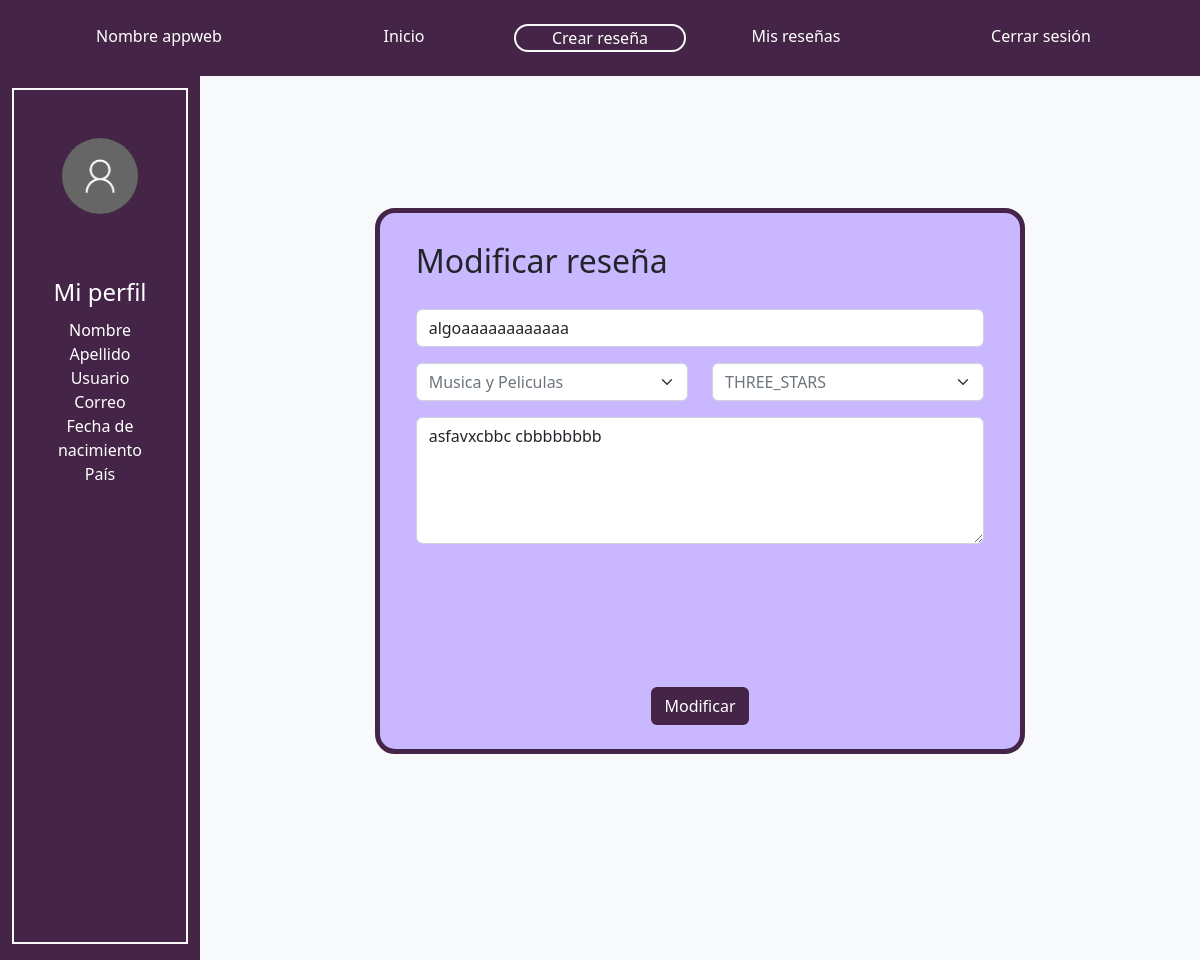
Screenshot of /modify/9 (signed in) with the database file from the repository.
### reviews/models.py (models this page shows)
class Review(models.Model):  # Todolist able name that inherits models.Model
    product_name = models.CharField(max_length=100)# autodesc
    category = models.CharField(max_length=50,  blank=True, null=True)
    content =	models.TextField(max_length=500)# donde se obtuvo, es un alimento, herramienta, etc. como se utiliza, precio
    creation_date = models.DateField(default=timezone.now().strftime("%Y-%m-%d"))# autodesc
    CATEGORIES = [
       (1, "ONE_STAR"),
       (2, "TWO_STARS"),
       (3, "THREE_STARS"),
       (4, "FOUR_STARS"),
       (5, "FIVE_STARS"),
    ]
    punctuation = models.IntegerField(choices=CATEGORIES, default=CATEGORIES[2][1], help_text="Puntuación")
    author_nickname =  models.ForeignKey(User, blank=True, null=True, on_delete=models.CASCADE)# autodesc

### reviews/views.py (the view)
# urls.py: path('modify/<review_id>',views.ModifyReview,name='modify'),
def ModifyReview(request, review_id):
    if request.method == 'GET' and request.user.is_authenticated:
        review = Review.objects.filter(id=review_id)[0]
        PUNCTUATIONS=[
            (1, "ONE_STAR"),
            (2, "TWO_STARS"),
            (3, "THREE_STARS"),
            (4, "FOUR_STARS"),
            (5, "FIVE_STARS"),
        ]
        initial = {"product_name":review.product_name, "category":review.category, "content":review.content, "punctuation":review.punctuation}
        form = CreateReviewForm(initial=initial)
        return render(request, 'reviews/ModifyReview.html', {'form':form, 'review': review, 'categories': categories})

### reviews/forms.py
class CreateReviewForm(forms.Form):
    product_name = forms.CharField(label="Nombre del Producto", required=True, widget=forms.TextInput(attrs={'placeholder':'Nombre del Producto', 'class': 'form-control'}))
    content = forms.CharField(label='Haz tu reseña...', widget=forms.Textarea(attrs={'placeholder':'Haz tu reseña...', 'class': 'form-control h-50'}), max_length=500)
    category = forms.ChoiceField(label='Select a country', widget=forms.Select(attrs={'class': 'form-select text-muted'}), choices=[(category['id'], category['name']) for category in categories],  required=True)
    PUNCTUATIONS=[
       ("1", "ONE_STAR"),
       ("2", "TWO_STARS"),
       ("3", "THREE_STARS"),
       ("4", "FOUR_STARS"),
       ("5", "FIVE_STARS"),
    ]
    punctuation = forms.ChoiceField(label="Puntuacion", widget=forms.Select(attrs={'class': 'form-select text-muted'}),choices=PUNCTUATIONS)

### reviews/templates/reviews/ModifyReview.html (shortened to what this page needs)
<!DOCTYPE html>
{% load static %}
<html lang="en">
<head>
    <link href="https://cdn.jsdelivr.net/npm/bootstrap@5.2.0/dist/css/bootstrap.min.css" rel="stylesheet"></head>
    <link rel="stylesheet" type="text/css" href="{% static 'reviews/styles.css' %}">
</head>
<body>
    <nav class="navbar-expand fixed-top">
        <div class="p-4 morado-oscuro container-fluid">
          <div class="row row-cols-auto text-center">
            {% if user.is_authenticated %}
            <div class="col-3">
              <a class="text-white navbar-brand" href="{% url 'ShowReviews' %}">Nombre appweb</a>
            </div>
            {%else%}
            <div class="col-2">
                <a class="text-white navbar-brand" href="{% url 'ShowReviews' %}">Nombre appweb</a>
              </div>
            {%endif%}
            <div class="col-2">
              <a class="text-white nav-link" href="{% url 'ShowReviews' %}">Inicio</a>
            </div>
            <div class="col-2">
                <a class="text-white nav-link border border-2 border-light rounded-pill" href="{% url 'CreateReview' %}">Crear reseña</a>
            </div>
            <div class="col-2">
              <a class="text-white nav-link" href="{% url 'myReviews' %}">Mis reseñas</a>
            </div>
            {% if user.is_authenticated %}
            <div class="col-3">
                <a class="text-white nav-link" href="{% url 'logout' %}">Cerrar sesión</a>
            </div>
            {%endif%}
          </div>
        </div>
      </nav>
    {% if user.is_authenticated %}
        Welcome, {{ user.username }} (<a href="{% url 'logout' %}">logout</a>)
    {% else %}
        <a href="{% url 'login' %}">login</a>
    {% endif %}
    <div class="container-fluid min-vh-100 contenido pt-5">
        <div class="row row-cols-auto">
          <div class="col-2 morado-oscuro py-3">
          <div class="h-100  border border-2 border-light">
            <div class="row p-5 justify-content-center">
              <img src="{% static 'reviews/user.png' %}" class="rounded-circle img-fluid">
            </div>
            <div class="row text-white text-center m-1">
              <div class="py-2 fs-4">Mi perfil</div>
              <div class="container-fluid justify-content-center">
                <div class="row row-cols-1">
                  <div class="col">Nombre</div>
                  <div class="col">Apellido</div>
                  <div class="col">Usuario</div>
                  <div class="col">Correo</div>
                  <div class="col">Fecha de nacimiento</div>
                  <div class="col">País</div>
                </div>
              </div>
            </div>
          </div>
          </div>
          <div class="col-10 bg-light">
            <div class="container-fluid contenido">
        <div class="row row-cols-auto min-vh-100">
          <div class="col-2">
          </div>
          <div class="col-8 py-5">
            <form action="{% url 'modifiedReview' review.id %}" method="post">
            <div class="row row-cols-1 borde morado-claro p-4">
              <div class="col fs-2">
                Modificar reseña
              </div>
              <div class="col">
                <div class="mb-3 pt-4">
                  {{ form.product_name }}
                </div>
                <div class="row">
                  <div class="col-6">
                    {{ form.category }}
                  </div>
                  <div class="col-6">
                      {{ form.punctuation }}
                </div>
                <div class="mb-3 pt-3">
                  {{ form.content }}
                </div>
              </div>
              <div class="col text-center">
                <button type="submit" class="btn text-white morado-oscuro">Modificar</button>
              </div>
            </div></form>
          </div>
      </div>
          </div>
        </div>
    </div>
</body>
</html>

### reviews/static/reviews/styles.css (style rules this page uses)
.borde { border-radius: 20px; border-style: solid; border-color: #452547; border-width: thick; }
.morado-oscuro { background-color:#452547; }
.morado-claro { background-color:#c9b7ff; }
.contenido { padding-top:88px; }

### rows the page displays
Review: product_name "algoaaaaaaaaaaaa", category "Musica y Peliculas", punctuation "THREE_STARS", content "asfavxcbbc cbbbbbbbb"
